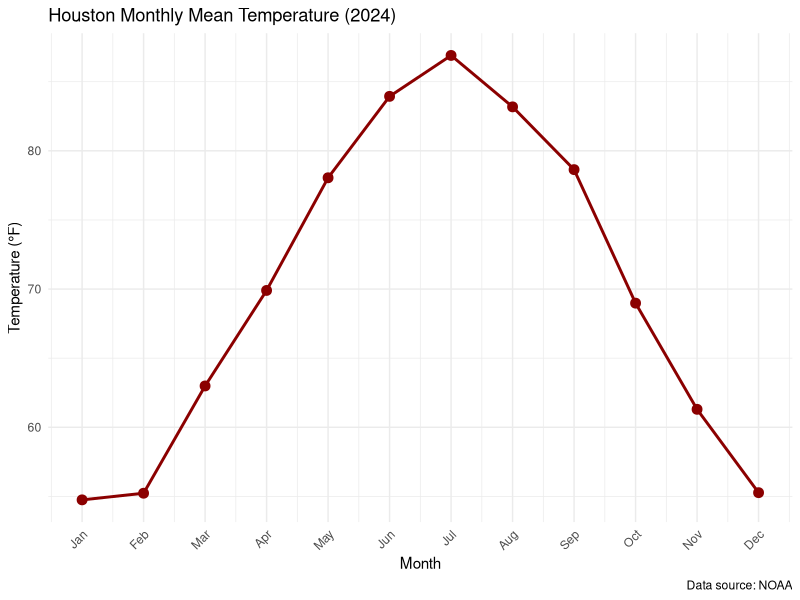
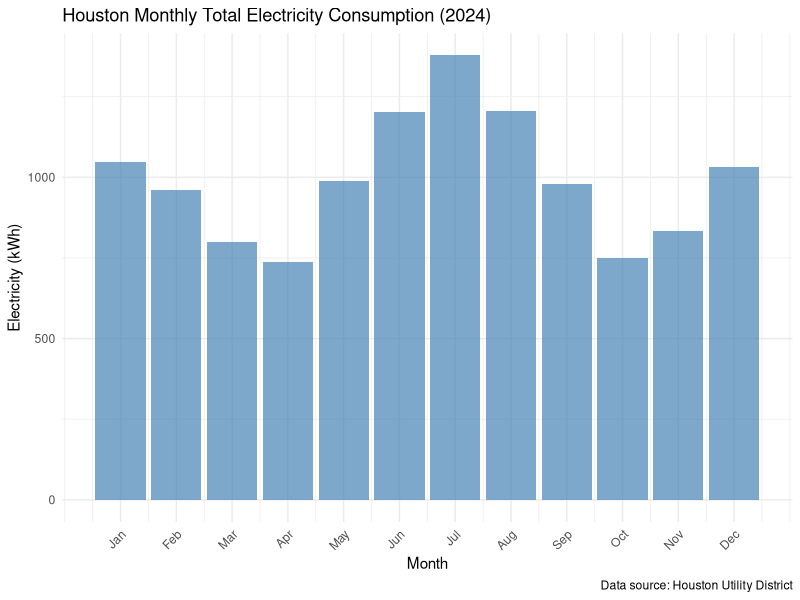
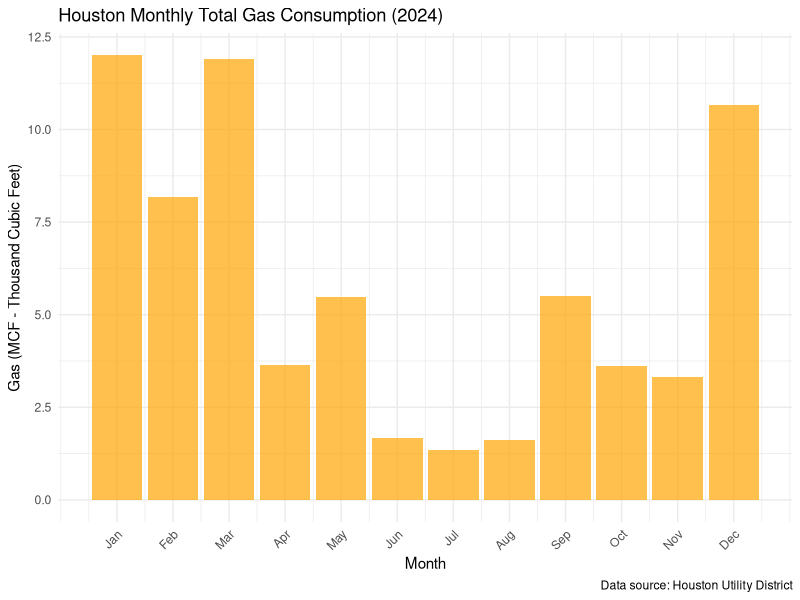
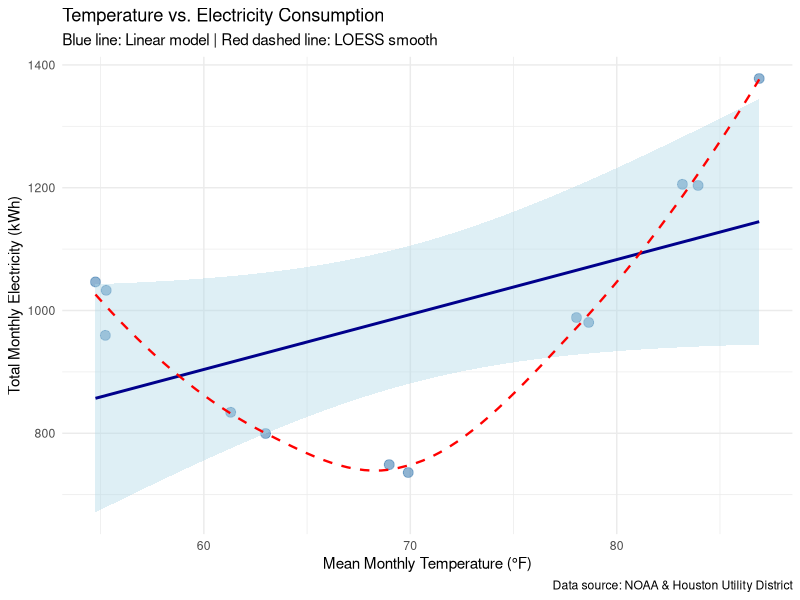

Generate these figures, in order, with R:
## ---- chunk 1
knitr::opts_chunk$set(echo = TRUE, message = FALSE, warning = FALSE)
## ---- chunk 2
# Load required libraries
library(tidyverse)
library(ggplot2)
library(readr)
library(knitr)

# Load the merged dataset containing all variables
energy_weather <- read_csv('data/houston_energy_weather_2024.csv')

# Display the complete dataset
head(energy_weather, 12)
## ---- chunk 3
# Examine the structure and summary of the data
str(energy_weather)
summary(energy_weather)
## ---- chunk 4
# Create a comprehensive summary table
summary_table <- energy_weather %>%
  select(month, mean_temperature_f, total_electricity_kwh, total_gas_mcf) %>%
  mutate(month_name = month.abb[month]) %>%
  select(month_name, mean_temperature_f, total_electricity_kwh, total_gas_mcf) %>%
  rename("Month" = month_name,
         "Mean Temp (°F)" = mean_temperature_f,
         "Electricity (kWh)" = total_electricity_kwh,
         "Gas (MCF)" = total_gas_mcf)

kable(summary_table, digits = 2, caption = "Monthly Summary: Temperature and Energy Consumption (2024)")
## ---- chunk 5
# Plot 1: Monthly Temperature Variation
ggplot(energy_weather, aes(x = month, y = mean_temperature_f)) +
  geom_line(color = "darkred", size = 1) +
  geom_point(color = "darkred", size = 3) +
  labs(title = "Houston Monthly Mean Temperature (2024)",
       x = "Month",
       y = "Temperature (°F)",
       caption = "Data source: NOAA") +
  scale_x_continuous(breaks = 1:12, labels = month.abb) +
  theme_minimal() +
  theme(axis.text.x = element_text(angle = 45, hjust = 1))
## ---- chunk 6
# Plot 2: Monthly Electricity Consumption
ggplot(energy_weather, aes(x = month, y = total_electricity_kwh)) +
  geom_bar(stat = "identity", fill = "steelblue", alpha = 0.7) +
  labs(title = "Houston Monthly Total Electricity Consumption (2024)",
       x = "Month",
       y = "Electricity (kWh)",
       caption = "Data source: Houston Utility District") +
  scale_x_continuous(breaks = 1:12, labels = month.abb) +
  theme_minimal() +
  theme(axis.text.x = element_text(angle = 45, hjust = 1))
## ---- chunk 7
# Plot 3: Monthly Gas Consumption
ggplot(energy_weather, aes(x = month, y = total_gas_mcf)) +
  geom_bar(stat = "identity", fill = "orange", alpha = 0.7) +
  labs(title = "Houston Monthly Total Gas Consumption (2024)",
       x = "Month",
       y = "Gas (MCF - Thousand Cubic Feet)",
       caption = "Data source: Houston Utility District") +
  scale_x_continuous(breaks = 1:12, labels = month.abb) +
  theme_minimal() +
  theme(axis.text.x = element_text(angle = 45, hjust = 1))
## ---- chunk 8
# Plot 4: Temperature vs. Electricity (primary relationship)
ggplot(energy_weather, aes(x = mean_temperature_f, y = total_electricity_kwh)) +
  geom_point(size = 3, color = "steelblue", alpha = 0.6) +
  geom_smooth(method = "lm", se = TRUE, color = "darkblue", fill = "lightblue") +
  geom_smooth(method = "loess", se = FALSE, color = "red", linetype = "dashed", size = 0.8) +
  labs(title = "Temperature vs. Electricity Consumption",
       x = "Mean Monthly Temperature (°F)",
       y = "Total Monthly Electricity (kWh)",
       subtitle = "Blue line: Linear model | Red dashed line: LOESS smooth",
       caption = "Data source: NOAA & Houston Utility District") +
  theme_minimal()
## ---- chunk 9
# Model 1: Simple linear regression
model_elec_linear <- lm(total_electricity_kwh ~ mean_temperature_f, 
                         data = energy_weather)

summary(model_elec_linear)
## ---- chunk 10
# Model 2: Quadratic regression (temperature squared term)
model_elec_quad <- lm(total_electricity_kwh ~ mean_temperature_f + 
                       I(mean_temperature_f^2), 
                       data = energy_weather)

summary(model_elec_quad)
## ---- chunk 11
sessionInfo()
